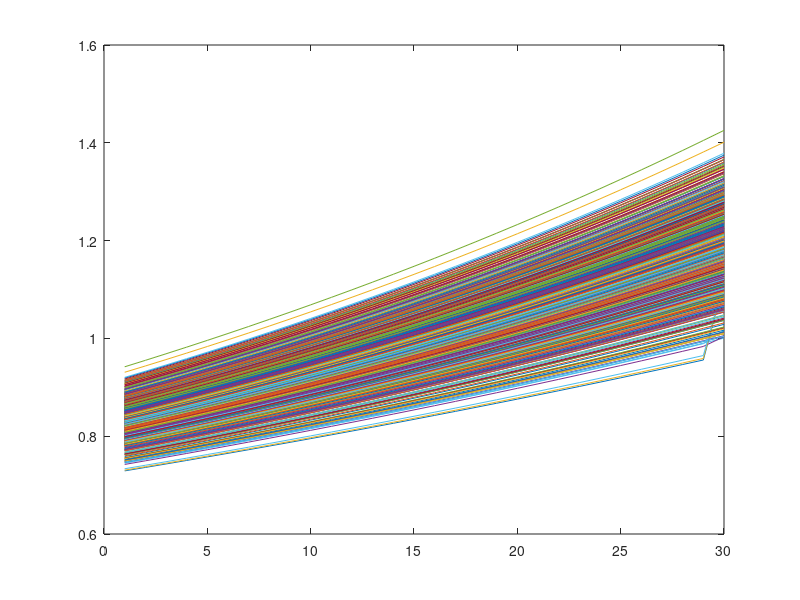

Write MATLAB code to recreate this figure. (Note: this script raises an error after producing the figure.)
%%%%%----- Simulated Annealing for discrete optimization (DMDII)----%%%%%

function MainFunction
%
%  This is the main function to run the Dynamic Scheduler and display the preliminary results.
%
%  Inputs:
%        Load data: load the future predicted degradation path which is
%        provided by PDX.
%
%  Outputs:
%        The optimized thresholds for spare part order placement and
%        thresholds for performing maintenance are displayed. Those two
%        thresholds are translated into the countdown time for order
%        placement and maintenance performance and displayed as well.
%        Two values of order placement threshold (Xo) and 
%        maintenance performance threshold (Xm) and displays the 
%        corresponding countdown time To (Order placement) and Tm (Maintenance performance).
%
%
%  Format of outputs:
%        Current format displays two values of order placement threshold
%        and maintenance performance threshold and displays the corresponding 
%        countdown time. In addition, actionable signal indication which can 
%        be refered to suggest the actions with 
%        respect to order purchase and maintenance performance.
%        
%  NU_Version1.0
%  by Anqi He, Northeastern University, Boston

close all
clear all
clc
%tic
% Global 
global X L Xf C1 C2 C3 Cws Cwc N M C0 delta_t xlower xupper xdelt;

% Import the data of the future predicted degradation path
load('Sample_Data 06.04.mat'); %Import the sample data from PDX

X=HI_Curves';
%% Define the feasible region

Xf = 1;  % Provided by PDX
L = 3;  % Lead time(settle down regarding the real case )
xdelt= 0.005; %0.005

% Pre-check the validity of the predicted paths
% Here, we need to gaurantee the lower bound value of provided degradation
% paths all above the failure threshold
if length(find(X(end,:)<Xf))/size(X,2)==0 || length(find(X(end,:)<Xf))/size(X,2) < 0.8
    X(:,find(X(end,:)<Xf))=[];

[row,col] = size(X);
N = row; % The time length of predicted degradation paths( provided by PDX )
M = col; % Number of predicted paths

% Plot the data of predicted paths
figure(1)
for i= 1:M
   plot(X(:,i));hold on;
end

% Initial Parameters Setting

C1 = 15; % Maintenance cost for type 1
C2 = 20; % Maintenance cost for type 2
C3 = 40; % Maintenance cost for type 3
Cws = 1; % Cost of inventory per day
Cwc = 1000; % Cost of machine breakdown per day
C0 = 0.5; % Initial cost can be removed
delta_t = 1 ; % Unit time (provided by PDX)

%% SA for Optimization
% Create vectors containing the lower bound (|lb|) and upper bound constraints(|ub|).
% Transform the bounds into discrete variables.
xlower = min(min(X)); %%% X(1,1)min(min(X))
xupper = Xf;
l = [1 1];   
u = [length(xlower:xdelt:xupper) length(xlower:xdelt:xupper)];
ini=ceil((u-l).*abs(rand(1,2)));%Initial guess for the minimum (threshold to order, threhold to perform maintenance)
% Call the SA function to solve the problem with discrete variables.
C=@CostRate;
[x0,f0]=sim_anl(C,ini,l,u,400);
%toc
% _Analyze the Results_
xbestDisc = MapVariables(x0); 
%display(xbestDisc)  % Display the optimimal order placement threshold and maintenance threshold
Xo=xbestDisc(1); %0.9576
Xm=xbestDisc(2); %0.7826
%fprintf('\nCost rate return by SA = %g\n',f0); %Display the optimal value of the objective function
%fprintf('\n Threshold for order placement Xo = %g\n',Xo)
%fprintf('\n Threshold for maintenance Xm = %g\n',Xm)
%% Calculate the risk
% Import the production schedule information
% Extract the position of the ending time of each time points
%%%%%%%%%%%%% Mengkai 
[num,text,both]= xlsread('Orders_Scheduled_06.04.xlsx');

Pro_Schedule = text(2:end,4:5); % Extract the production schedule
[r c] = size(Pro_Schedule);

% Calculate the time duration for each order
for i =1:r
T1 = datetime(Pro_Schedule{i,1});
T2 = datetime(Pro_Schedule{i,2});
P(i) = T2 - T1;
end
P.Format='d';  % Format the time duration in days
P=days(P); P=round(P); % Convert duration array to numeric array by rounding the numerical value to the nearest integer

p=cumsum(P); % The derived end ponits for each order
%%%%%%%%%%
%p = [8, 15, 30];
Risk = RiskFunc(X, p); % Calculate risk for each order
%% Dispaly risk corrsponding to each order
order_risk=Risk.batch;
order_risk=vpa(order_risk);
order_ind =1:r;
order_risk=[order_ind;order_risk];
fprintf('Risk for each order: ');
fprintf('%g ', order_risk);
fprintf('\n');

%% Dispaly risk for each upcoming day
Day_risk=Risk.all;
Day_risk=vpa(Day_risk);
Day_risk=Day_risk(2:end);
fprintf('Risk for the current time and time in the future: ');
disp(Day_risk);
%% Dispaly the countdown time
Xo=xbestDisc(1); %0.9576
Xm=xbestDisc(2); %0.7826
%Calculate To
TO=0;
for i=1:col
r=min(find(X(:,i)>Xo));
TO=r+TO;
end
To=TO/col-1; % Countdown time from today 1 to the order palcement date To;
To = round(To);
% countdown time array from the beginning time of prediction to order time
To_array=linspace(To,0,To+1);

%Calculate Tm
TM=0;
for i=1:col
    rr=max(find(X(:,i)<Xm));
    TM=rr+TM;
end
Tm=TM/col-1; % Countdown time from today 1 to the maintenance date Tm;
Tm = round(Tm);
% countdown time array from the beginning time of prediction to maintenance time
Tm_array=linspace(Tm,0,Tm+1);

% Countdown time display 
fprintf('\n Countdown time to place order To = %g\n',To_array(5))
fprintf('\n Countdown time to perform maintenance Tm = %g\n',Tm_array(5))
else
    disp('Machine is healthy, please wait for the newly predicted degradation data!');
end 